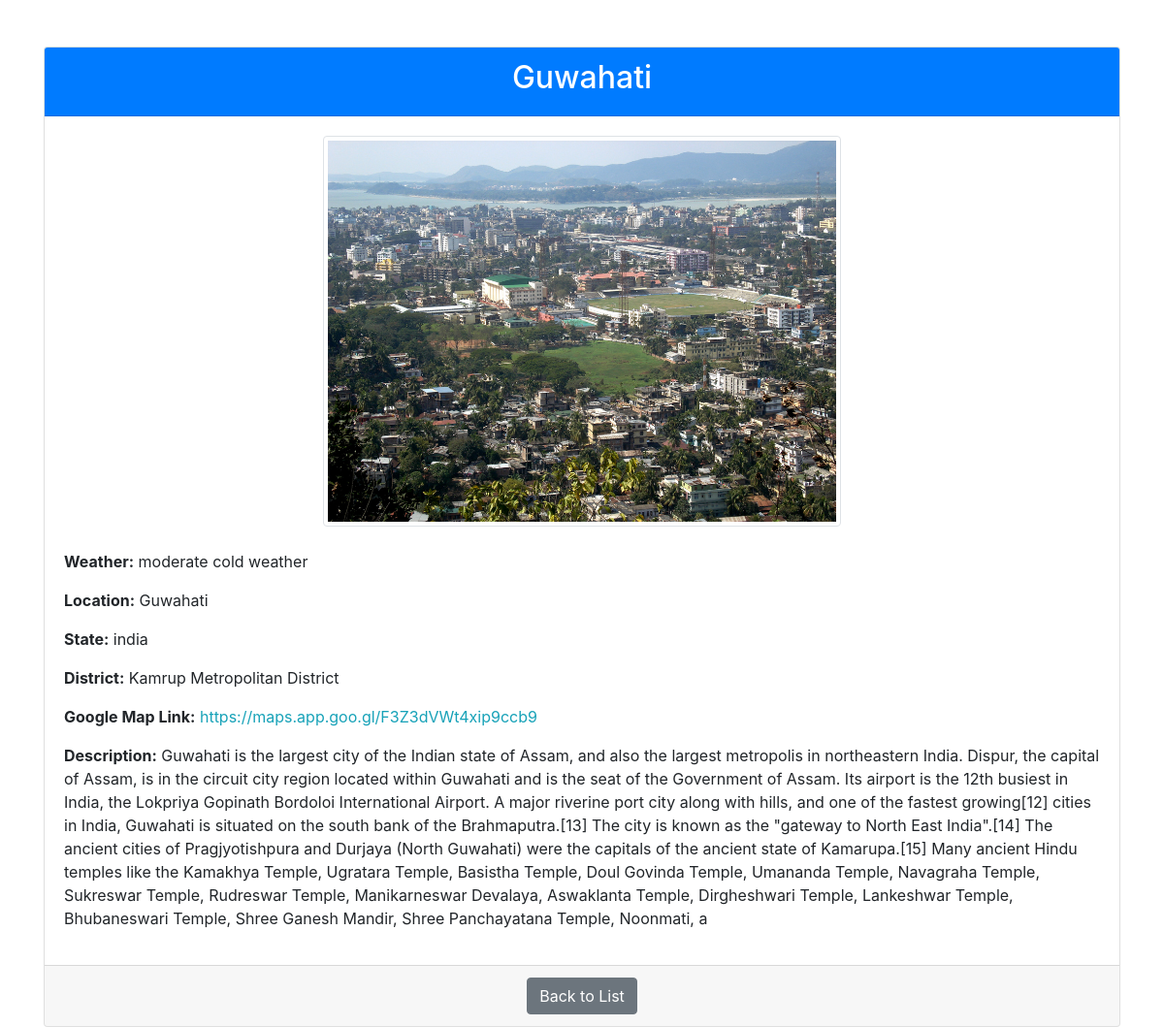
The app's page /tourist/tourist_view/8/ with its own data.
### touristdestinationapp/models.py (models this page shows)
class TouristDestination(models.Model):
    Place_name=models.CharField(max_length=250)
    Weather=models.CharField(max_length=250)
    Location=models.CharField(max_length=250)
    State=models.CharField(max_length=250)
    District=models.CharField(max_length=250)
    Google_Map_Link=models.CharField(max_length=250)
    Image=models.ImageField(upload_to='Destination/')
    Description=models.CharField(max_length=5000)

### touristdestinationapp/views.py (the view)
# urls.py: path('tourist_view/<int:id>/', views.view_tourist_destination, name='fetch_tourist_destination'),
def view_tourist_destination(request, id):
    destination = get_object_or_404(TouristDestination, id=id)
    return render(request, 'view_tourist_destination.html', {'destination': destination})

### touristdestinationapp/templates/view_tourist_destination.html (shortened to what this page needs)
<!DOCTYPE html>
<html lang="en">
<head>
    <link rel="stylesheet" href="https://stackpath.bootstrapcdn.com/bootstrap/4.5.2/css/bootstrap.min.css">
</head>
<body>
    <div class="container mt-5">
        <div class="card">
            <div class="card-header text-center bg-primary text-white">
                <h2>{{ destination.Place_name }}</h2>
            </div>
            <div class="card-body">
                <div class="text-center mb-4"><img src="{{ destination.Image.url }}" alt="{{ destination.Place_name }}" class="img-thumbnail" style="max-width: 50%; height: auto;">
                </div>
                <p><strong>Weather:</strong> {{ destination.Weather }}</p>
                <p><strong>Location:</strong> {{ destination.Location }}</p>
                <p><strong>State:</strong> {{ destination.State }}</p>
                <p><strong>District:</strong> {{ destination.District }}</p>
                <p><strong>Google Map Link:</strong>
                    <a href="{{ destination.Google_Map_Link }}" target="_blank" class="text-info">{{ destination.Google_Map_Link }}</a>
                </p>
                <p><strong>Description:</strong> {{ destination.Description }}</p>
            </div>
            <div class="card-footer text-center">
                <a href="{% url 'destination_list' %}" class="btn btn-secondary">Back to List</a>
            </div>
        </div>
    </div>
</body>
</html>

### records on screen
TouristDestination: Place_name "Guwahati", Image (picture), Weather "moderate cold weather", Location "Guwahati", State "india", District "Kamrup Metropolitan District", Google_Map_Link "https://maps.app.goo.gl/F3Z3dVWt4xip9ccb9", Description "Guwahati is the largest city of the Indian state of Assam, and also the largest metropolis in northeastern India. Dispur, the capital of Assam, is in the circuit city region located within Guwahati and is the seat of the Government of Assam. Its airport is the 12th busiest in India, the Lokpriya Gopinath Bordoloi International Airport. A major riverine port city along with hills, and one of the fastest growing[12] cities in India, Guwahati is situated on the south bank of the Brahmaputra.[13] The city is known as the \"gateway to North East India\".[14] The ancient cities of Pragjyotishpura and Durjaya (North Guwahati) were the capitals of the ancient state of Kamarupa.[15] Many ancient Hindu…"
